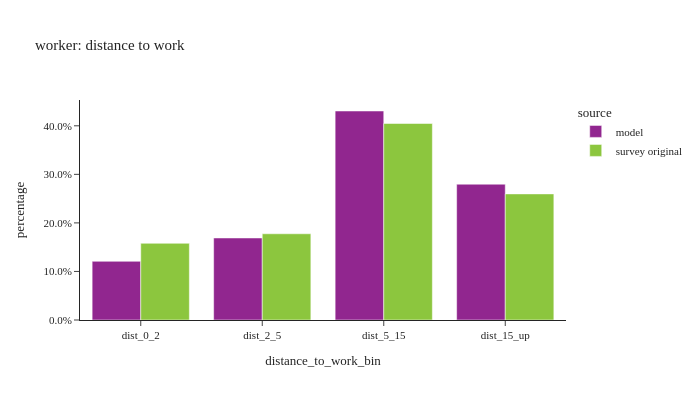
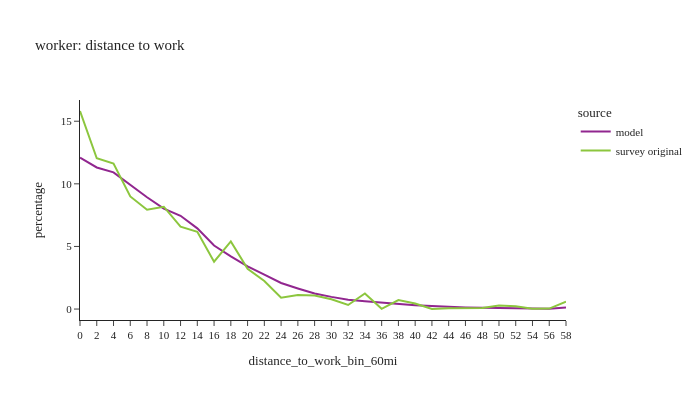

These figures' notebook cell, in order:
### Code cell
# plot1
util.plot_share_barchart(per_data, 'person_weight', 'distance_to_work_bin', title="worker: distance to work")

# plot2
df_plot = per_data.groupby(['source','distance_to_work_bin_60mi'], observed=True)['person_weight'].sum().reset_index()
df_plot['percentage'] = df_plot.groupby(['source'], group_keys=False)['person_weight'].\
            apply(lambda x: 100 * x / float(x.sum()))
# df_plot
#
fig2 = px.line(df_plot, x='distance_to_work_bin_60mi', y="percentage", color="source",
                title="worker: distance to work")
fig2.for_each_annotation(lambda a: a.update(text = a.text.split("=")[-1]))
fig2.update_layout(height=400, width=700, font=dict(size=11))
fig2.show()

### Figure 1 — Plotly figure (JSON) as saved in the notebook; plotly's stock layout.template omitted (floating-point values rounded to 4 significant figures)
{"data": [{"alignmentgroup": "True", "customdata": [[239000.0, 239000.0], [334100.0, 334100.0], [851300.0, 851300.0], [553200.0, 553200.0]], "hovertemplate": "source=model<br>distance_to_work_bin=%{x}<br>percentage=%{y}<br>weighted_sum=%{customdata[0]}<br>sample_size=%{customdata[1]}<extra></extra>", "legendgroup": "model", "marker": {"color": "#91268F", "pattern": {"shape": ""}}, "name": "model", "offsetgroup": "model", "orientation": "v", "showlegend": true, "textposition": "auto", "type": "bar", "x": ["dist_0_2", "dist_2_5", "dist_5_15", "dist_15_up"], "xaxis": "x", "y": [0.1209, 0.169, 0.4305, 0.2797], "yaxis": "y"}, {"alignmentgroup": "True", "customdata": [[285100.0, 664.0], [320500.0, 623.0], [730500.0, 1068.0], [468800.0, 589.0]], "hovertemplate": "source=survey original<br>distance_to_work_bin=%{x}<br>percentage=%{y}<br>weighted_sum=%{customdata[0]}<br>sample_size=%{customdata[1]}<extra></extra>", "legendgroup": "survey original", "marker": {"color": "#8CC63E", "pattern": {"shape": ""}}, "name": "survey original", "offsetgroup": "survey original", "orientation": "v", "showlegend": true, "textposition": "auto", "type": "bar", "x": ["dist_0_2", "dist_2_5", "dist_5_15", "dist_15_up"], "xaxis": "x", "y": [0.158, 0.1776, 0.4047, 0.2597], "yaxis": "y"}], "layout": {"barmode": "group", "height": 400, "legend": {"title": {"text": "source"}, "tracegroupgap": 0}, "title": {"text": "worker: distance to work"}, "width": 700, "xaxis": {"anchor": "y", "domain": [0.0, 1.0], "title": {"text": "distance_to_work_bin"}}, "yaxis": {"anchor": "x", "domain": [0.0, 1.0], "tickformat": ".1%", "title": {"text": "percentage"}}}}

### Figure 2 — Plotly figure (JSON) as saved in the notebook; plotly's stock layout.template omitted (floating-point values rounded to 4 significant figures)
{"data": [{"hovertemplate": "source=model<br>distance_to_work_bin_60mi=%{x}<br>percentage=%{y}<extra></extra>", "legendgroup": "model", "line": {"color": "#91268F", "dash": "solid"}, "marker": {"symbol": "circle"}, "mode": "lines", "name": "model", "orientation": "v", "showlegend": true, "type": "scatter", "x": ["0", "2", "4", "6", "8", "10", "12", "14", "16", "18", "20", "22", "24", "26", "28", "30", "32", "34", "36", "38", "40", "42", "44", "46", "48", "50", "52", "54", "56", "58"], "xaxis": "x", "y": [12.09, 11.31, 10.91, 9.924, 8.928, 8.023, 7.449, 6.446, 5.07, 4.211, 3.411, 2.743, 2.082, 1.647, 1.237, 0.9726, 0.7406, 0.6191, 0.5045, 0.4129, 0.3138, 0.2405, 0.171, 0.1312, 0.09774, 0.07195, 0.05633, 0.04005, 0.02852, 0.117], "yaxis": "y"}, {"hovertemplate": "source=survey original<br>distance_to_work_bin_60mi=%{x}<br>percentage=%{y}<extra></extra>", "legendgroup": "survey original", "line": {"color": "#8CC63E", "dash": "solid"}, "marker": {"symbol": "circle"}, "mode": "lines", "name": "survey original", "orientation": "v", "showlegend": true, "type": "scatter", "x": ["0", "2", "4", "6", "8", "10", "12", "14", "16", "18", "20", "22", "24", "26", "28", "30", "32", "34", "36", "38", "40", "42", "44", "46", "48", "50", "52", "54", "56", "58"], "xaxis": "x", "y": [15.82, 12.04, 11.61, 8.994, 7.937, 8.171, 6.574, 6.166, 3.787, 5.405, 3.215, 2.237, 0.9039, 1.124, 1.077, 0.7846, 0.3229, 1.243, 0.02088, 0.716, 0.4383, 0.004462, 0.06698, 0.08455, 0.09411, 0.2838, 0.2177, 0.03181, 0.03972, 0.588], "yaxis": "y"}], "layout": {"font": {"size": 11}, "height": 400, "legend": {"title": {"text": "source"}, "tracegroupgap": 0}, "title": {"text": "worker: distance to work"}, "width": 700, "xaxis": {"anchor": "y", "domain": [0.0, 1.0], "title": {"text": "distance_to_work_bin_60mi"}}, "yaxis": {"anchor": "x", "domain": [0.0, 1.0], "title": {"text": "percentage"}}}}
